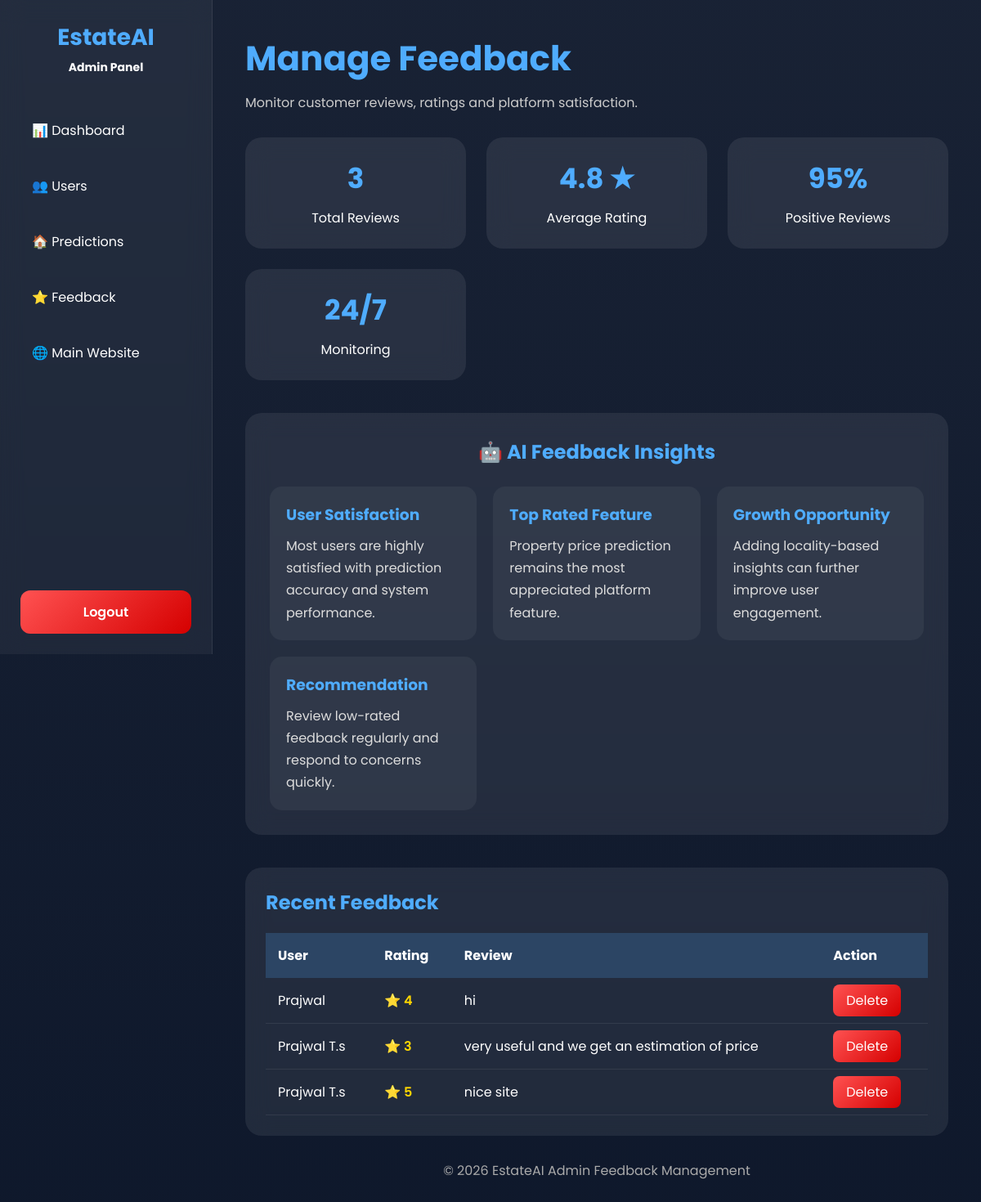
Page /manage-feedback (signed in) on the committed database.
### tables this page shows
CREATE TABLE feedback(

    id INTEGER PRIMARY KEY AUTOINCREMENT,

    user_id INTEGER,

    rating INTEGER NOT NULL,

    review TEXT NOT NULL,

    created_at TIMESTAMP DEFAULT CURRENT_TIMESTAMP,

    FOREIGN KEY(user_id)
    REFERENCES users(id)

);

CREATE TABLE users(
    id INTEGER PRIMARY KEY AUTOINCREMENT,
    fullname TEXT NOT NULL,
    email TEXT UNIQUE NOT NULL,
    phone TEXT,
    password TEXT NOT NULL
);

### app.py (the view)
@app.route('/manage-feedback')
def manage_feedback():
    if 'admin' not in session:
        return redirect('/admin-login')
    conn = sqlite3.connect(
        'database.db'
    )
    conn.row_factory = sqlite3.Row
    feedbacks = conn.execute("""

    SELECT feedback.*,
    users.fullname

    FROM feedback

    JOIN users

    ON feedback.user_id =
    users.id

    ORDER BY feedback.id DESC

    """).fetchall()
    conn.close()
    return render_template(
        'manage_feedback.html',
        feedbacks=feedbacks
    )

### templates/manage_feedback.html (shortened to what this page needs)
<!DOCTYPE html>
<html lang="en">
<head>
</head>
<body>
<div class="sidebar">
<div>
<div class="logo">
EstateAI
<span>Admin Panel</span>
</div>
<ul>
<li><a href="/admin-dashboard">📊 Dashboard</a></li>
<li><a href="/manage-users">👥 Users</a></li>
<li><a href="/manage-predictions">🏠 Predictions</a></li>
<li><a href="/manage-feedback">⭐ Feedback</a></li>
<li><a href="/">🌐 Main Website</a></li>
</ul>
</div>
<a href="/logout" class="logout-btn">
Logout
</a>
</div>
<div class="main-content">
<div class="header">
<h1>Manage Feedback</h1>
<p>
Monitor customer reviews, ratings and platform satisfaction.
</p>
</div>
<div class="cards">
<div class="card">
<h2>{{ feedbacks|length }}</h2>
<p>Total Reviews</p>
</div>
<div class="card">
<h2>4.8 ★</h2>
<p>Average Rating</p>
</div>
<div class="card">
<h2>95%</h2>
<p>Positive Reviews</p>
</div>
<div class="card">
<h2>24/7</h2>
<p>Monitoring</p>
</div>
</div>
<div class="insights">
<h2>🤖 AI Feedback Insights</h2>
<div class="insight-grid">
<div class="insight-card">
<h3>User Satisfaction</h3>
<p>
Most users are highly satisfied with prediction accuracy and system performance.
</p>
</div>
<div class="insight-card">
<h3>Top Rated Feature</h3>
<p>
Property price prediction remains the most appreciated platform feature.
</p>
</div>
<div class="insight-card">
<h3>Growth Opportunity</h3>
<p>
Adding locality-based insights can further improve user engagement.
</p>
</div>
<div class="insight-card">
<h3>Recommendation</h3>
<p>
Review low-rated feedback regularly and respond to concerns quickly.
</p>
</div>
</div>
</div>
<div class="table-section">
<h2>Recent Feedback</h2>
<div class="table-container">
<table>
<tr>
<th>User</th>
<th>Rating</th>
<th>Review</th>
<th>Action</th>
</tr>
{% for f in feedbacks %}
<tr>
<td>{{ f['fullname'] }}</td>
<td class="rating">
⭐ {{ f['rating'] }}
</td>
<td>{{ f['review'] }}</td>
<td>
<a href="/delete-feedback/{{ f['id'] }}"
class="delete-btn">
Delete
</a>
</td>
</tr>
{% endfor %}
</table>
</div>
</div>
<div class="footer">
© 2026 EstateAI Admin Feedback Management
</div>
</div>
</body>
</html>

### templates/manage_feedback.html (style rules this page uses)
* { margin:0; padding:0; box-sizing:border-box; font-family:'Poppins',sans-serif; }
body { background: linear-gradient( rgba(5,15,35,.92), rgba(5,15,35,.96) ), url('https://images.unsplash.com/photo-1560518883-ce09059eeffa?w=1920'); background-size:cover; background-position:center; background-attachment:fixed; color:white; display:flex; min-height:100vh; }
.sidebar { width:260px; height:100vh; position:fixed; left:0; top:0; background:rgba(255,255,255,.05); backdrop-filter:blur(15px); padding:25px; display:flex; flex-direction:column; justify-content:space-between; border-right:1px solid rgba(255,255,255,.08); }
.logo { font-size:28px; font-weight:700; color:#4facfe; text-align:center; }
.logo span { display:block; font-size:14px; color:white; margin-top:5px; }
.sidebar ul { list-style:none; margin-top:40px; }
.sidebar li { margin-bottom:15px; }
.sidebar a { display:block; padding:14px; color:white; text-decoration:none; border-radius:12px; transition:.3s; }
.logout-btn { background: linear-gradient( 135deg, #ff5252, #d50000 ); text-align:center; font-weight:600; }
.main-content { margin-left:260px; width:100%; padding:40px; }
.header { margin-bottom:30px; }
.header h1 { font-size:42px; color:#4facfe; }
.header p { margin-top:10px; color:#ccc; }
.cards { display:grid; grid-template-columns: repeat(auto-fit,minmax(250px,1fr)); gap:25px; margin-bottom:40px; }
.card { background:rgba(255,255,255,.08); padding:25px; border-radius:20px; backdrop-filter:blur(15px); text-align:center; transition:.3s; }
.card h2 { font-size:34px; color:#4facfe; margin-bottom:10px; }
.insights { background:rgba(255,255,255,.08); padding:30px; border-radius:20px; backdrop-filter:blur(15px); margin-bottom:40px; }
.insights h2 { margin-bottom:25px; color:#4facfe; text-align:center; }
.insight-grid { display:grid; grid-template-columns: repeat(auto-fit,minmax(250px,1fr)); gap:20px; }
.insight-card { background:rgba(255,255,255,.05); padding:20px; border-radius:15px; }
.insight-card h3 { margin-bottom:10px; color:#4facfe; }
.insight-card p { line-height:1.7; color:#ddd; }
.table-section { background:rgba(255,255,255,.08); padding:25px; border-radius:20px; backdrop-filter:blur(15px); }
.table-section h2 { margin-bottom:20px; color:#4facfe; }
.table-container { overflow-x:auto; }
table { width:100%; border-collapse:collapse; }
th { padding:15px; background:rgba(79,172,254,.2); text-align:left; }
td { padding:15px; border-bottom: 1px solid rgba(255,255,255,.08); }
.rating { color:#FFD700; font-weight:600; }
.delete-btn { padding:8px 16px; background: linear-gradient( 135deg, #ff5252, #d50000 ); color:white; text-decoration:none; border-radius:8px; }
.footer { margin-top:30px; text-align:center; color:#aaa; }

### rows in the picture
feedback: fullname "Prajwal", rating "4", review "hi"
feedback: fullname "Prajwal T.s", rating "3", review "very useful and we get an estimation of price"
feedback: fullname "Prajwal T.s", rating "5", review "nice site"

### other values in the picture
{{ feedbacks|length }} "3"
